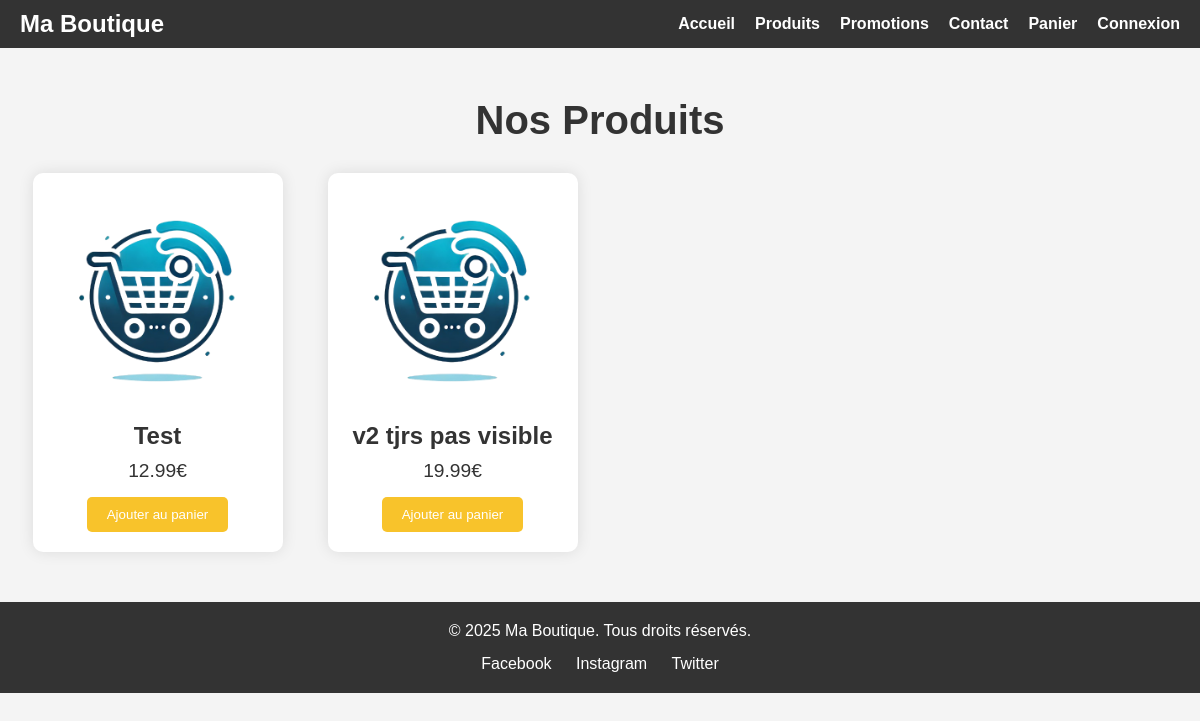
The page /products on the database as committed earlier.
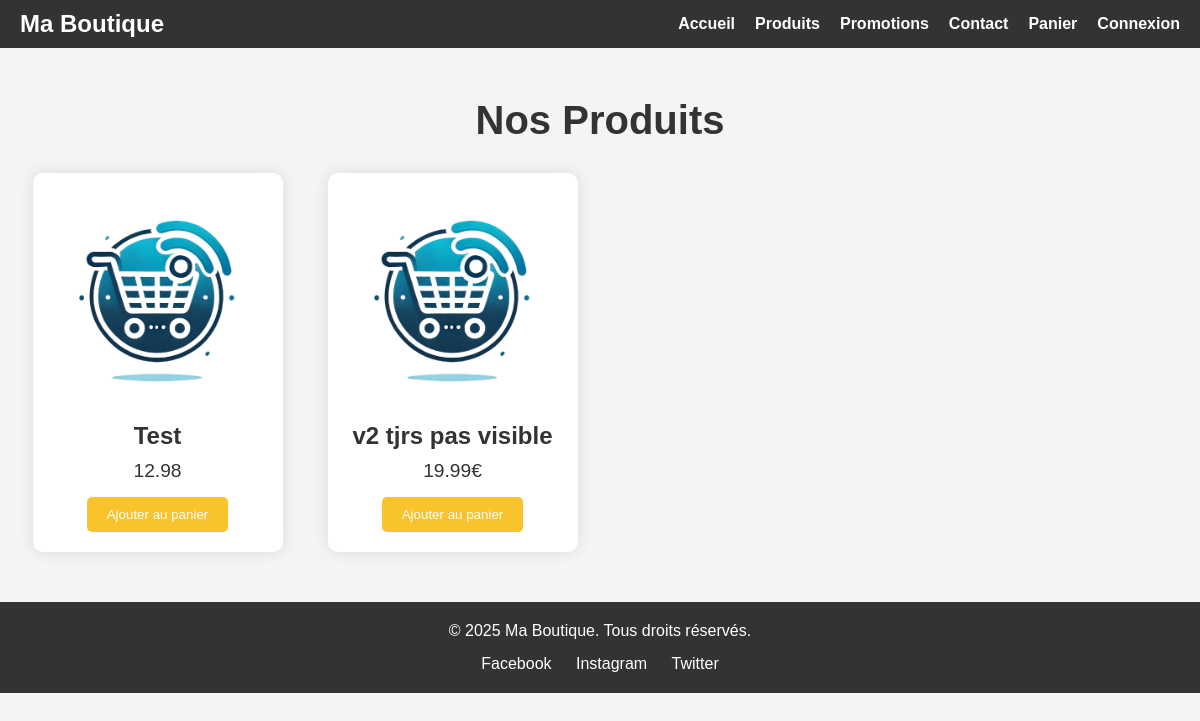
The same page on the database as committed later.
### classDB.py (models this page shows, shortened)
class Product(db.Model):
    id = db.Column(db.Integer, primary_key=True)
    nom = db.Column(db.String, nullable=False)
    description = db.Column(db.String, nullable=False)
    prix = db.Column(db.Float, nullable=False)
    quantite = db.Column(db.Integer, nullable=False)
    image = db.Column(db.String, nullable=False)
    remise = db.Column(db.Float, nullable=False, default=0)
    orders = db.relationship('OrderItem', back_populates='product', cascade="all, delete-orphan")
    reviews = db.relationship('Reviews', back_populates='product', cascade="all, delete-orphan")
    cart = db.relationship('Cart', back_populates='product', cascade="all, delete-orphan")

### main.py (the view, shortened to what this page needs)
@app.route('/products', methods=['GET', 'POST', 'PUT', 'DELETE']) # Fais 💚
def get_product():
    if request.method == 'POST' and request.form.get('_method') == 'PUT': # (PUT)
        product = db.session.query(Product).filter_by(nom=request.form['name']).first()
        if product:
            product.nom = request.form['item_name'] if request.form['item_name'] != "" else product.nom
            product.description = request.form['item_description'] if request.form['item_description'] != "" else product.description
            product.prix = request.form['item_price'] if request.form['item_price'] != "" else product.prix
            product.quantite = request.form['item_quantity'] if request.form['item_quantity'] != "" else product.quantite
            product.image = request.form['item_image'] if request.form['item_image'] != "" else product.image
            product.remise = request.form['item_discount'] if request.form['item_discount'] != "" else product.remise
            db.session.commit()
            flash(f'Produit {product.nom} modifié avec succès', 'sucess')
            return redirect(url_for('get_product'))
        flash("Erreur dans le modification du produit", 'error')
    elif request.method == 'GET':
        products = Product.query.all()
        return render_template('product.html', products=products)
    return render_template('product.html', products=products)

### templates/product.html (shortened to what this page needs)
<!DOCTYPE html>
<html lang="fr">
<head>
    <link rel="stylesheet" href="../static/css/index.css">
    <link rel="stylesheet" href="../static/css/product.css">
</head>
<body>
    <header>
        <nav>
            <div class="logo">
                <h1>Ma Boutique</h1>
            </div>
            <ul class="nav-links">
                <li><a href="/home">Accueil</a></li>
                <li><a href="/products">Produits</a></li>
                <li><a href="#">Promotions</a></li>
                <li><a href="#">Contact</a></li>
                <li><a href="#">Panier</a></li>
                {% if current_user.is_authenticated %}
                    <li><a href="/logout">Déconnexion</a></li>
                {% else %}
                    <li><a href="/login">Connexion</a></li>
                {% endif %}
            </ul>
        </nav>
    </header>
    <section class="products">
        <h2>Nos Produits</h2>
        <div class="product-grid">
            {% for product in products %}
                <div class="product-item">
                    <a href="/product/{{ product.id }}" class="skip-link">
                        <img src="../static/img/{{ product.image }}" alt="{{ product.nom }}">
                        <h3>{{ product.nom }}</h3>
                        <p>{{ product.prix }}</p>
                        <button>Ajouter au panier</button>
                    </a>
                </div>
            {% endfor %}
        </div>
    </section>
    <footer>
        <div class="footer-content">
            <p>&copy; 2025 Ma Boutique. Tous droits réservés.</p>
            <div class="social-links">
                <a href="#">Facebook</a>
                <a href="#">Instagram</a>
                <a href="#">Twitter</a>
            </div>
        </div>
    </footer>
</body>
</html>

Rows that differ between the two databases and show on the page:
changed Product "Test": prix "12.99€" → "12.98"
